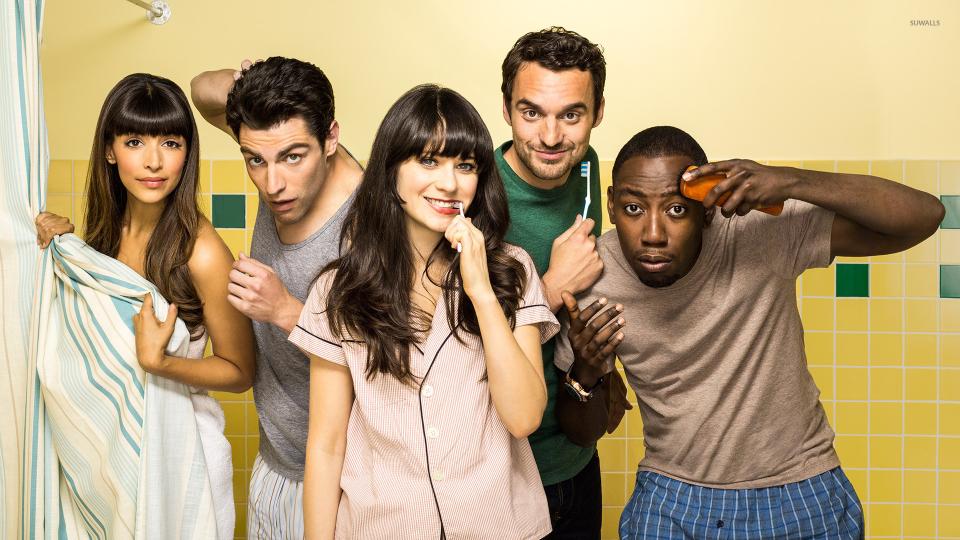
#> input picture image_resizer_project/m6YhOg.jpg, 1920 x 1080 px, found by its file name (shown at 1/2 size)
$ python main3.py
#> lines starting #> are read from the running program, lines starting #| are printed output that depends on the picture
import cv2

image = cv2.imread(r"image_resizer_project\m6YhOg.jpg")
#> image is the input picture: shape (1080, 1920, 3); mean B, G, R 121.8, 156.9, 177.3

resized_image = cv2.resize(image, (300, 300))
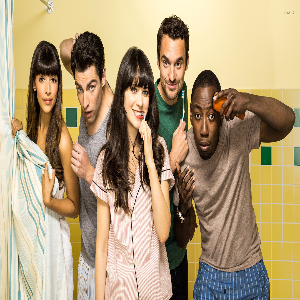
#> resized_image: shape (300, 300, 3); mean B, G, R 121.7, 156.8, 177.3


cv2.imshow("Original Image", image)


cv2.imshow("Resized Image", resized_image)

cv2.waitKey(0)
cv2.destroyAllWindows()
